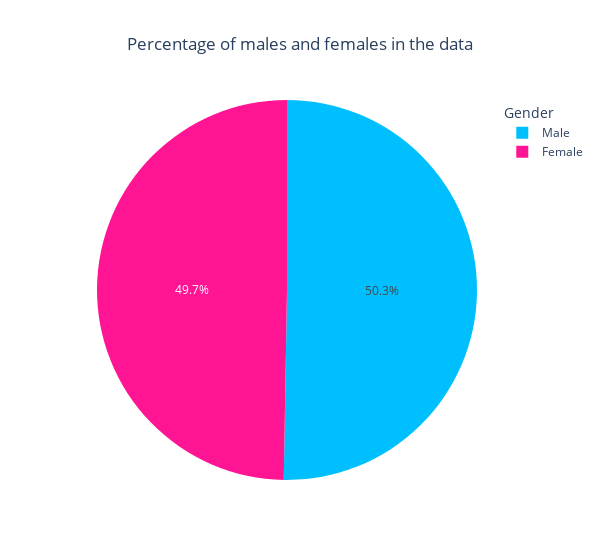
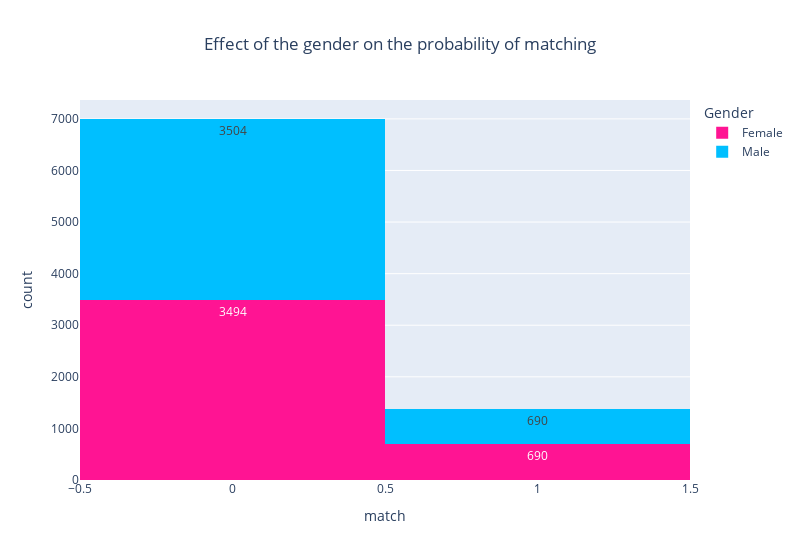
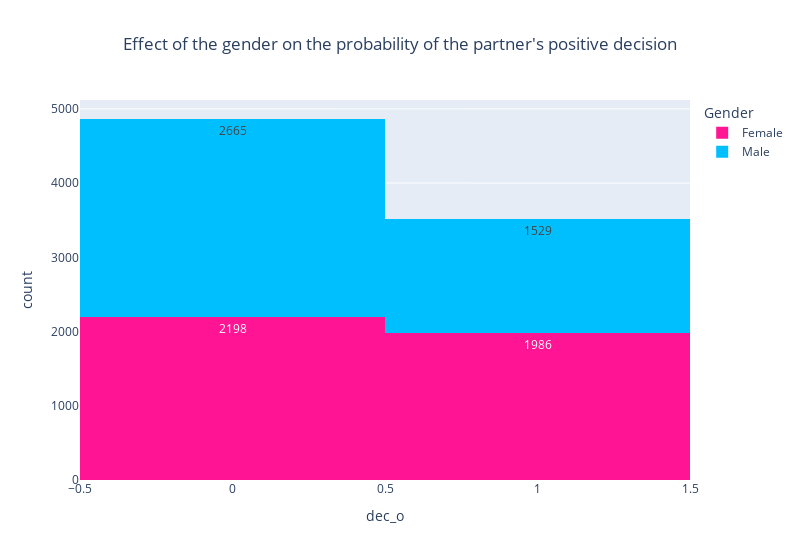

The cell these charts' notebook holds for them, in order:
### Markdown cell above
## Genders' repartition

### Code cell
fig = px.pie(Tinder.groupby('iid')['gender_name'].first(), names = 'gender_name', color='gender_name',
             color_discrete_map = {'Female':'deeppink','Male':'deepskyblue'},
             title='Percentage of males and females in the data')
fig.update_layout(width=600, legend_title_text='Gender', title_x=0.5)
fig.show()

fig = px.histogram(Tinder, x='match', color='gender_name', color_discrete_map = {'Female':'deeppink','Male':'deepskyblue'},
                   text_auto='f', title='Effect of the gender on the probability of matching'
                   )
fig.update_layout(width=800, legend_title_text='Gender', title_x=0.5)
fig.show()

fig = px.histogram(Tinder, x='dec_o', color='gender_name', color_discrete_map = {'Female':'deeppink','Male':'deepskyblue'},
                   text_auto='f', title="Effect of the gender on the probability of the partner's positive decision"
                   )
fig.update_layout(width=800, legend_title_text='Gender', title_x=0.5)
fig.show()

### Figure 1 — Plotly figure (JSON) as saved in the notebook; plotly's stock layout.template omitted (floating-point values rounded to 4 significant figures; data arrays with more than 128 entries replaced by an {"elided": "..."} marker saying what was removed)
{"data": [{"customdata": {"elided": "551x1 str values"}, "domain": {"x": [0, 1], "y": [0, 1]}, "hovertemplate": "gender_name=%{customdata[0]}<extra></extra>", "labels": {"elided": "551 str values"}, "legendgroup": "", "marker": {"colors": {"elided": "551 str values"}}, "name": "", "showlegend": true, "type": "pie"}], "layout": {"legend": {"title": {"text": "Gender"}, "tracegroupgap": 0}, "title": {"text": "Percentage of males and females in the data", "x": 0.5}, "width": 600}}

### Figure 2 — Plotly figure (JSON) as saved in the notebook; plotly's stock layout.template omitted (floating-point values rounded to 4 significant figures; data arrays with more than 128 entries replaced by an {"elided": "..."} marker saying what was removed)
{"data": [{"alignmentgroup": "True", "bingroup": "x", "hovertemplate": "gender_name=Female<br>match=%{x}<br>count=%{y}<extra></extra>", "legendgroup": "Female", "marker": {"color": "deeppink", "pattern": {"shape": ""}}, "name": "Female", "offsetgroup": "Female", "orientation": "v", "showlegend": true, "texttemplate": "%{value:f}", "type": "histogram", "x": {"elided": "4184 int values"}, "xaxis": "x", "yaxis": "y"}, {"alignmentgroup": "True", "bingroup": "x", "hovertemplate": "gender_name=Male<br>match=%{x}<br>count=%{y}<extra></extra>", "legendgroup": "Male", "marker": {"color": "deepskyblue", "pattern": {"shape": ""}}, "name": "Male", "offsetgroup": "Male", "orientation": "v", "showlegend": true, "texttemplate": "%{value:f}", "type": "histogram", "x": {"elided": "4194 int values"}, "xaxis": "x", "yaxis": "y"}], "layout": {"barmode": "relative", "legend": {"title": {"text": "Gender"}, "tracegroupgap": 0}, "title": {"text": "Effect of the gender on the probability of matching", "x": 0.5}, "width": 800, "xaxis": {"anchor": "y", "domain": [0, 1], "title": {"text": "match"}}, "yaxis": {"anchor": "x", "domain": [0, 1], "title": {"text": "count"}}}}

### Figure 3 — Plotly figure (JSON) as saved in the notebook; plotly's stock layout.template omitted (floating-point values rounded to 4 significant figures; data arrays with more than 128 entries replaced by an {"elided": "..."} marker saying what was removed)
{"data": [{"alignmentgroup": "True", "bingroup": "x", "hovertemplate": "gender_name=Female<br>dec_o=%{x}<br>count=%{y}<extra></extra>", "legendgroup": "Female", "marker": {"color": "deeppink", "pattern": {"shape": ""}}, "name": "Female", "offsetgroup": "Female", "orientation": "v", "showlegend": true, "texttemplate": "%{value:f}", "type": "histogram", "x": {"elided": "4184 int values"}, "xaxis": "x", "yaxis": "y"}, {"alignmentgroup": "True", "bingroup": "x", "hovertemplate": "gender_name=Male<br>dec_o=%{x}<br>count=%{y}<extra></extra>", "legendgroup": "Male", "marker": {"color": "deepskyblue", "pattern": {"shape": ""}}, "name": "Male", "offsetgroup": "Male", "orientation": "v", "showlegend": true, "texttemplate": "%{value:f}", "type": "histogram", "x": {"elided": "4194 int values"}, "xaxis": "x", "yaxis": "y"}], "layout": {"barmode": "relative", "legend": {"title": {"text": "Gender"}, "tracegroupgap": 0}, "title": {"text": "Effect of the gender on the probability of the partner's positive decision", "x": 0.5}, "width": 800, "xaxis": {"anchor": "y", "domain": [0, 1], "title": {"text": "dec_o"}}, "yaxis": {"anchor": "x", "domain": [0, 1], "title": {"text": "count"}}}}
